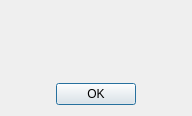
<?xml version="1.0" encoding="UTF-8"?>
<ui version="4.0">
 <class>CAboutDlg</class>
 <widget class="QDialog" name="CAboutDlg">
  <property name="windowModality">
   <enum>Qt::WindowModality::NonModal</enum>
  </property>
  <property name="geometry">
   <rect>
    <x>0</x>
    <y>0</y>
    <width>192</width>
    <height>116</height>
   </rect>
  </property>
  <property name="windowTitle">
   <string>About JS8Call-improved</string>
  </property>
  <layout class="QVBoxLayout" name="verticalLayout">
   <item>
    <layout class="QHBoxLayout" name="horizontalLayout_2">
     <item>
      <widget class="QLabel" name="labelTxt">
       <property name="text">
        <string/>
       </property>
       <property name="alignment">
        <set>Qt::AlignmentFlag::AlignCenter</set>
       </property>
       <property name="openExternalLinks">
        <bool>true</bool>
       </property>
      </widget>
     </item>
    </layout>
   </item>
   <item>
    <spacer name="verticalSpacer">
     <property name="orientation">
      <enum>Qt::Orientation::Vertical</enum>
     </property>
     <property name="sizeHint" stdset="0">
      <size>
       <width>20</width>
       <height>40</height>
      </size>
     </property>
    </spacer>
   </item>
   <item>
    <layout class="QHBoxLayout" name="horizontalLayout">
     <item>
      <spacer name="horizontalSpacer">
       <property name="orientation">
        <enum>Qt::Orientation::Horizontal</enum>
       </property>
       <property name="sizeHint" stdset="0">
        <size>
         <width>40</width>
         <height>20</height>
        </size>
       </property>
      </spacer>
     </item>
     <item>
      <widget class="QPushButton" name="okButton">
       <property name="text">
        <string>OK</string>
       </property>
      </widget>
     </item>
     <item>
      <spacer name="horizontalSpacer_2">
       <property name="orientation">
        <enum>Qt::Orientation::Horizontal</enum>
       </property>
       <property name="sizeHint" stdset="0">
        <size>
         <width>40</width>
         <height>20</height>
        </size>
       </property>
      </spacer>
     </item>
    </layout>
   </item>
  </layout>
 </widget>
 <resources/>
 <connections>
  <connection>
   <sender>okButton</sender>
   <signal>clicked()</signal>
   <receiver>CAboutDlg</receiver>
   <slot>accept()</slot>
   <hints>
    <hint type="sourcelabel">
     <x>321</x>
     <y>120</y>
    </hint>
    <hint type="destinationlabel">
     <x>186</x>
     <y>71</y>
    </hint>
   </hints>
  </connection>
 </connections>
</ui>
